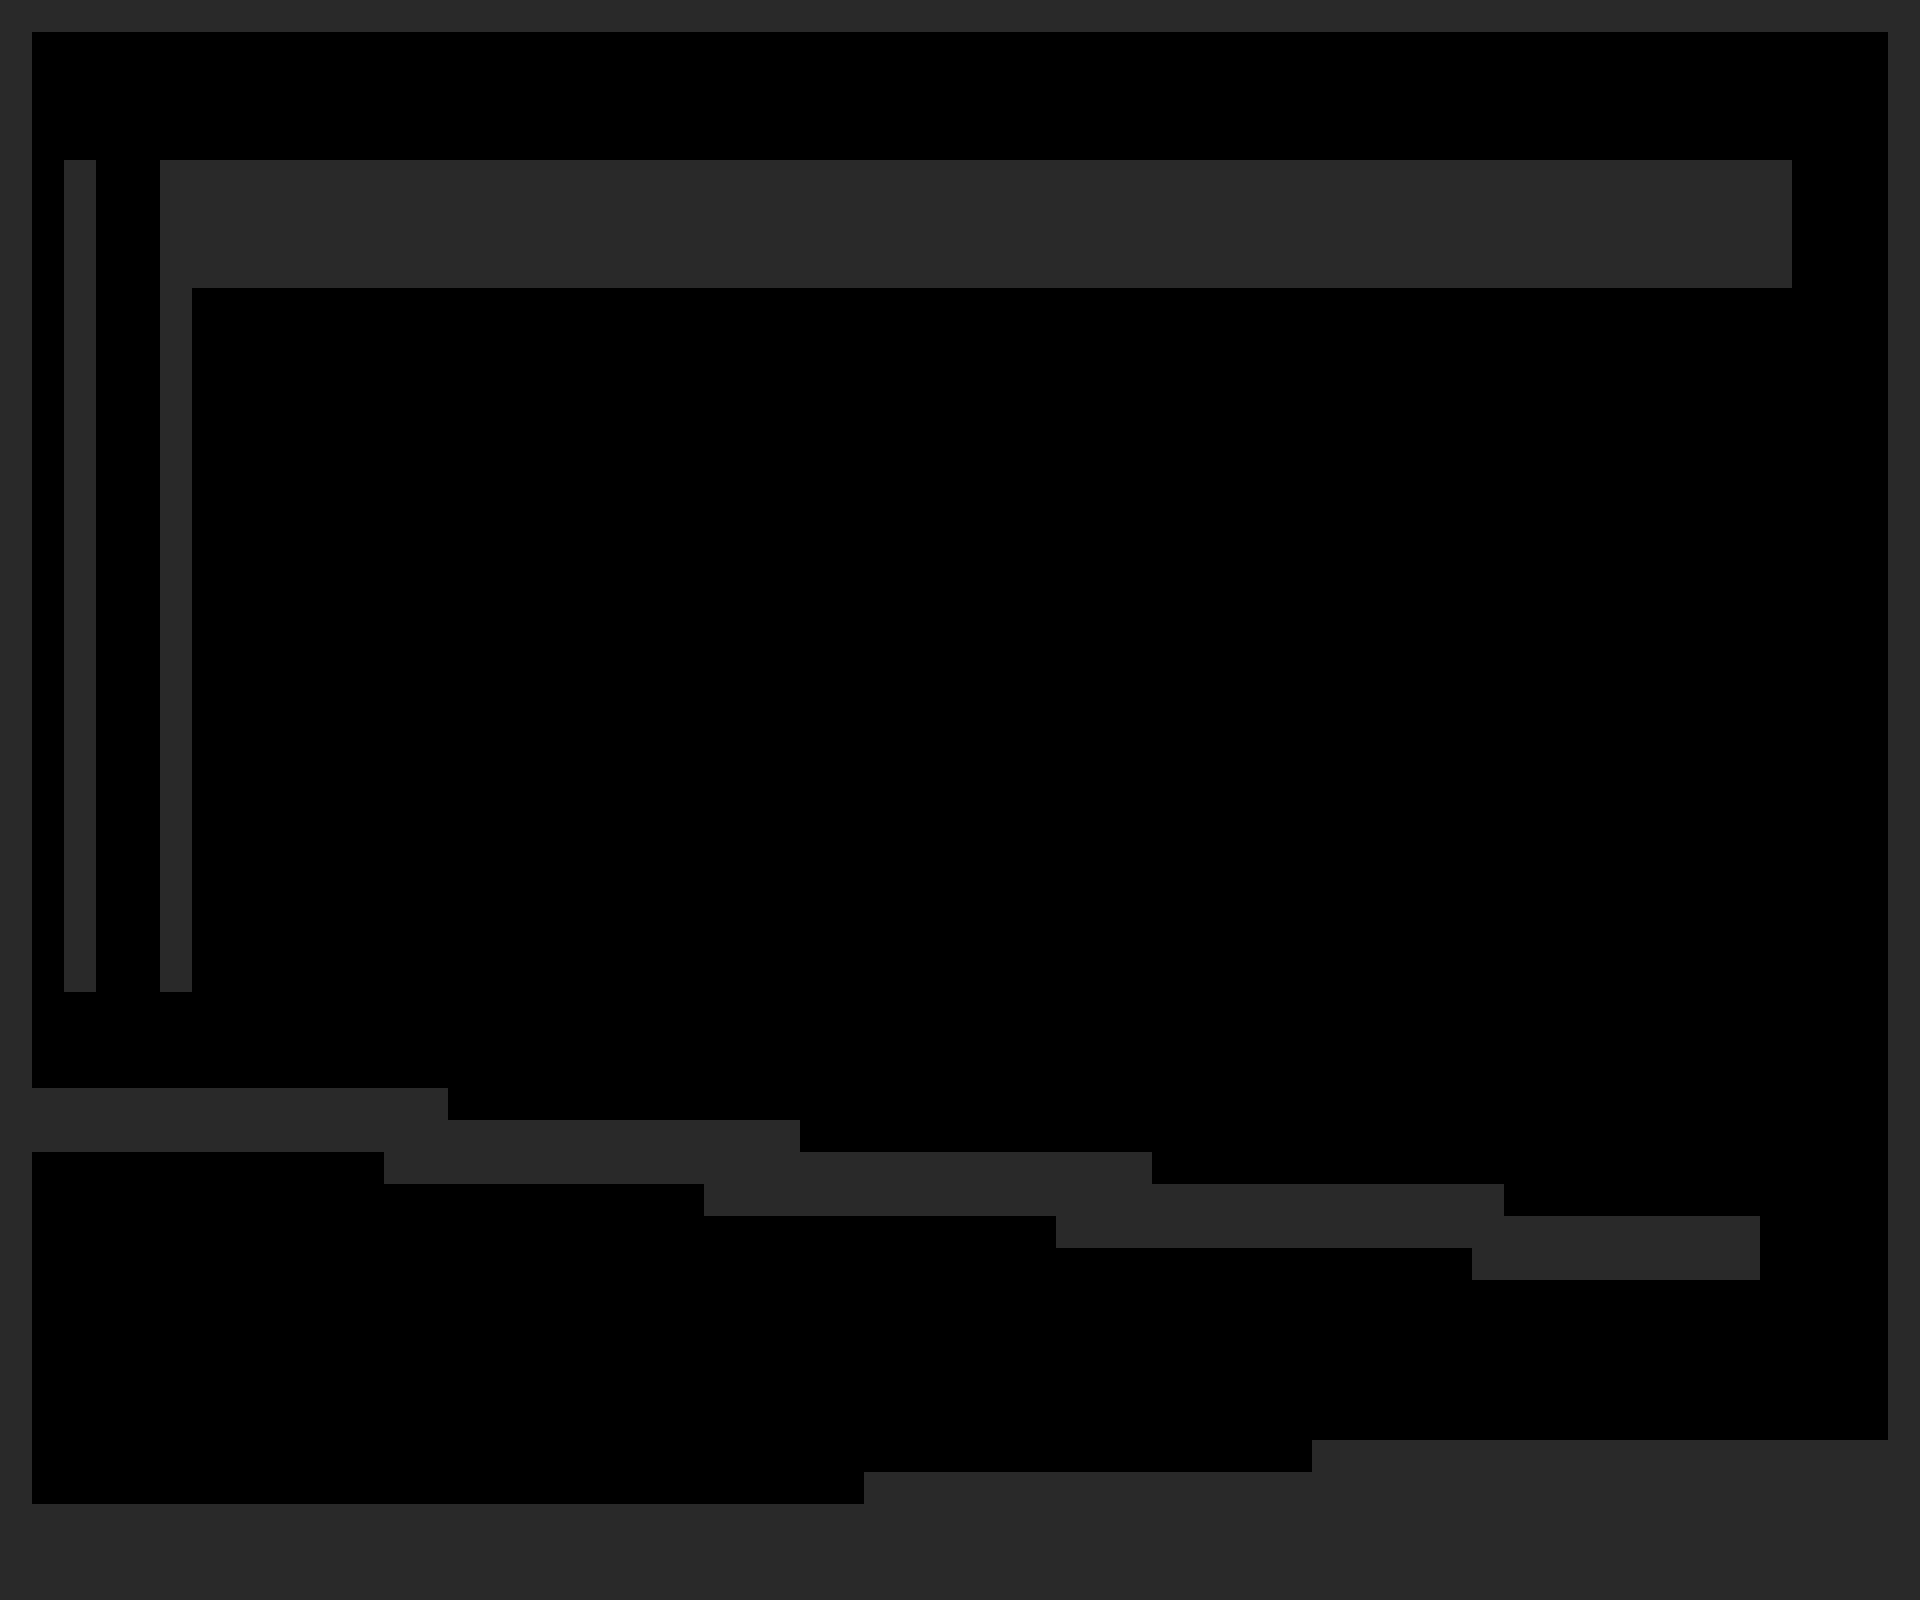

A level layout from a 2D game, rendered from its tile map. Below: a short description, then the map file with its tile-grid data intact:
An orthogonal 60x50 tile map with 32x32 px tiles, 1 tile layer (Tile Layer 1) and 17 objects.

<map version="1.5" tiledversion="1.7.2" orientation="orthogonal" renderorder="right-down" width="60" height="50" tilewidth="32" tileheight="32" infinite="0" nextlayerid="7" nextobjectid="41">
 <tileset firstgid="1" source="StaticTiles.tsx" />
 <layer id="1" name="Tile Layer 1" width="60" height="50" locked="1">
  <data encoding="csv">
1,1,1,1,1,1,1,1,1,1,1,1,1,1,1,1,1,1,1,1,1,1,1,1,1,1,1,1,1,1,1,1,1,1,1,1,1,1,1,1,1,1,1,1,1,1,1,1,1,1,1,1,1,1,1,1,1,1,1,1,
1,0,0,0,0,0,0,0,0,0,0,0,0,0,0,0,0,0,0,0,0,0,0,0,0,0,0,0,0,0,0,0,0,0,0,0,0,0,0,0,0,0,0,0,0,0,0,0,0,0,0,0,0,0,0,0,0,0,0,1,
1,0,0,0,0,0,0,0,0,0,0,0,0,0,0,0,0,0,0,0,0,0,0,0,0,0,0,0,0,0,0,0,0,0,0,0,0,0,0,0,0,0,0,0,0,0,0,0,0,0,0,0,0,0,0,0,0,0,0,1,
1,0,0,0,0,0,0,0,0,0,0,0,0,0,0,0,0,0,0,0,0,0,0,0,0,0,0,0,0,0,0,0,0,0,0,0,0,0,0,0,0,0,0,0,0,0,0,0,0,0,0,0,0,0,0,0,0,0,0,1,
1,0,0,0,0,0,0,0,0,0,0,0,0,0,0,0,0,0,0,0,0,0,0,0,0,0,0,0,0,0,0,0,0,0,0,0,0,0,0,0,0,0,0,0,0,0,0,0,0,0,0,0,0,0,0,0,0,0,0,1,
1,0,1,0,0,1,1,1,1,1,1,1,1,1,1,1,1,1,1,1,1,1,1,1,1,1,1,1,1,1,1,1,1,1,1,1,1,1,1,1,1,1,1,1,1,1,1,1,1,1,1,1,1,1,1,1,0,0,0,1,
1,0,1,0,0,1,1,1,1,1,1,1,1,1,1,1,1,1,1,1,1,1,1,1,1,1,1,1,1,1,1,1,1,1,1,1,1,1,1,1,1,1,1,1,1,1,1,1,1,1,1,1,1,1,1,1,0,0,0,1,
1,0,1,0,0,1,1,1,1,1,1,1,1,1,1,1,1,1,1,1,1,1,1,1,1,1,1,1,1,1,1,1,1,1,1,1,1,1,1,1,1,1,1,1,1,1,1,1,1,1,1,1,1,1,1,1,0,0,0,1,
1,0,1,0,0,1,1,1,1,1,1,1,1,1,1,1,1,1,1,1,1,1,1,1,1,1,1,1,1,1,1,1,1,1,1,1,1,1,1,1,1,1,1,1,1,1,1,1,1,1,1,1,1,1,1,1,0,0,0,1,
1,0,1,0,0,1,0,0,0,0,0,0,0,0,0,0,0,0,0,0,0,0,0,0,0,0,0,0,0,0,0,0,0,0,0,0,0,0,0,0,0,0,0,0,0,0,0,0,0,0,0,0,0,0,0,0,0,0,0,1,
1,0,1,0,0,1,0,0,0,0,0,0,0,0,0,0,0,0,0,0,0,0,0,0,0,0,0,0,0,0,0,0,0,0,0,0,0,0,0,0,0,0,0,0,0,0,0,0,0,0,0,0,0,0,0,0,0,0,0,1,
1,0,1,0,0,1,0,0,0,0,0,0,0,0,0,0,0,0,0,0,0,0,0,0,0,0,0,0,0,0,0,0,0,0,0,0,0,0,0,0,0,0,0,0,0,0,0,0,0,0,0,0,0,0,0,0,0,0,0,1,
1,0,1,0,0,1,0,0,0,0,0,0,0,0,0,0,0,0,0,0,0,0,0,0,0,0,0,0,0,0,0,0,0,0,0,0,0,0,0,0,0,0,0,0,0,0,0,0,0,0,0,0,0,0,0,0,0,0,0,1,
1,0,1,0,0,1,0,0,0,0,0,0,0,0,0,0,0,0,0,0,0,0,0,0,0,0,0,0,0,0,0,0,0,0,0,0,0,0,0,0,0,0,0,0,0,0,0,0,0,0,0,0,0,0,0,0,0,0,0,1,
1,0,1,0,0,1,0,0,0,0,0,0,0,0,0,0,0,0,0,0,0,0,0,0,0,0,0,0,0,0,0,0,0,0,0,0,0,0,0,0,0,0,0,0,0,0,0,0,0,0,0,0,0,0,0,0,0,0,0,1,
1,0,1,0,0,1,0,0,0,0,0,0,0,0,0,0,0,0,0,0,0,0,0,0,0,0,0,0,0,0,0,0,0,0,0,0,0,0,0,0,0,0,0,0,0,0,0,0,0,0,0,0,0,0,0,0,0,0,0,1,
1,0,1,0,0,1,0,0,0,0,0,0,0,0,0,0,0,0,0,0,0,0,0,0,0,0,0,0,0,0,0,0,0,0,0,0,0,0,0,0,0,0,0,0,0,0,0,0,0,0,0,0,0,0,0,0,0,0,0,1,
1,0,1,0,0,1,0,0,0,0,0,0,0,0,0,0,0,0,0,0,0,0,0,0,0,0,0,0,0,0,0,0,0,0,0,0,0,0,0,0,0,0,0,0,0,0,0,0,0,0,0,0,0,0,0,0,0,0,0,1,
1,0,1,0,0,1,0,0,0,0,0,0,0,0,0,0,0,0,0,0,0,0,0,0,0,0,0,0,0,0,0,0,0,0,0,0,0,0,0,0,0,0,0,0,0,0,0,0,0,0,0,0,0,0,0,0,0,0,0,1,
1,0,1,0,0,1,0,0,0,0,0,0,0,0,0,0,0,0,0,0,0,0,0,0,0,0,0,0,0,0,0,0,0,0,0,0,0,0,0,0,0,0,0,0,0,0,0,0,0,0,0,0,0,0,0,0,0,0,0,1,
1,0,1,0,0,1,0,0,0,0,0,0,0,0,0,0,0,0,0,0,0,0,0,0,0,0,0,0,0,0,0,0,0,0,0,0,0,0,0,0,0,0,0,0,0,0,0,0,0,0,0,0,0,0,0,0,0,0,0,1,
1,0,1,0,0,1,0,0,0,0,0,0,0,0,0,0,0,0,0,0,0,0,0,0,0,0,0,0,0,0,0,0,0,0,0,0,0,0,0,0,0,0,0,0,0,0,0,0,0,0,0,0,0,0,0,0,0,0,0,1,
1,0,1,0,0,1,0,0,0,0,0,0,0,0,0,0,0,0,0,0,0,0,0,0,0,0,0,0,0,0,0,0,0,0,0,0,0,0,0,0,0,0,0,0,0,0,0,0,0,0,0,0,0,0,0,0,0,0,0,1,
1,0,1,0,0,1,0,0,0,0,0,0,0,0,0,0,0,0,0,0,0,0,0,0,0,0,0,0,0,0,0,0,0,0,0,0,0,0,0,0,0,0,0,0,0,0,0,0,0,0,0,0,0,0,0,0,0,0,0,1,
1,0,1,0,0,1,0,0,0,0,0,0,0,0,0,0,0,0,0,0,0,0,0,0,0,0,0,0,0,0,0,0,0,0,0,0,0,0,0,0,0,0,0,0,0,0,0,0,0,0,0,0,0,0,0,0,0,0,0,1,
1,0,1,0,0,1,0,0,0,0,0,0,0,0,0,0,0,0,0,0,0,0,0,0,0,0,0,0,0,0,0,0,0,0,0,0,0,0,0,0,0,0,0,0,0,0,0,0,0,0,0,0,0,0,0,0,0,0,0,1,
1,0,1,0,0,1,0,0,0,0,0,0,0,0,0,0,0,0,0,0,0,0,0,0,0,0,0,0,0,0,0,0,0,0,0,0,0,0,0,0,0,0,0,0,0,0,0,0,0,0,0,0,0,0,0,0,0,0,0,1,
1,0,1,0,0,1,0,0,0,0,0,0,0,0,0,0,0,0,0,0,0,0,0,0,0,0,0,0,0,0,0,0,0,0,0,0,0,0,0,0,0,0,0,0,0,0,0,0,0,0,0,0,0,0,0,0,0,0,0,1,
1,0,1,0,0,1,0,0,0,0,0,0,0,0,0,0,0,0,0,0,0,0,0,0,0,0,0,0,0,0,0,0,0,0,0,0,0,0,0,0,0,0,0,0,0,0,0,0,0,0,0,0,0,0,0,0,0,0,0,1,
1,0,1,0,0,1,0,0,0,0,0,0,0,0,0,0,0,0,0,0,0,0,0,0,0,0,0,0,0,0,0,0,0,0,0,0,0,0,0,0,0,0,0,0,0,0,0,0,0,0,0,0,0,0,0,0,0,0,0,1,
1,0,1,0,0,1,0,0,0,0,0,0,0,0,0,0,0,0,0,0,0,0,0,0,0,0,0,0,0,0,0,0,0,0,0,0,0,0,0,0,0,0,0,0,0,0,0,0,0,0,0,0,0,0,0,0,0,0,0,1,
1,0,0,0,0,0,0,0,0,0,0,0,0,0,0,0,0,0,0,0,0,0,0,0,0,0,0,0,0,0,0,0,0,0,0,0,0,0,0,0,0,0,0,0,0,0,0,0,0,0,0,0,0,0,0,0,0,0,0,1,
1,0,0,0,0,0,0,0,0,0,0,0,0,0,0,0,0,0,0,0,0,0,0,0,0,0,0,0,0,0,0,0,0,0,0,0,0,0,0,0,0,0,0,0,0,0,0,0,0,0,0,0,0,0,0,0,0,0,0,1,
1,0,0,0,0,0,0,0,0,0,0,0,0,0,0,0,0,0,0,0,0,0,0,0,0,0,0,0,0,0,0,0,0,0,0,0,0,0,0,0,0,0,0,0,0,0,0,0,0,0,0,0,0,0,0,0,0,0,0,1,
1,1,1,1,1,1,1,1,1,1,1,1,1,1,0,0,0,0,0,0,0,0,0,0,0,0,0,0,0,0,0,0,0,0,0,0,0,0,0,0,0,0,0,0,0,0,0,0,0,0,0,0,0,0,0,0,0,0,0,1,
1,1,1,1,1,1,1,1,1,1,1,1,1,1,1,1,1,1,1,1,1,1,1,1,1,0,0,0,0,0,0,0,0,0,0,0,0,0,0,0,0,0,0,0,0,0,0,0,0,0,0,0,0,0,0,0,0,0,0,1,
1,0,0,0,0,0,0,0,0,0,0,0,1,1,1,1,1,1,1,1,1,1,1,1,1,1,1,1,1,1,1,1,1,1,1,1,0,0,0,0,0,0,0,0,0,0,0,0,0,0,0,0,0,0,0,0,0,0,0,1,
1,0,0,0,0,0,0,0,0,0,0,0,0,0,0,0,0,0,0,0,0,0,1,1,1,1,1,1,1,1,1,1,1,1,1,1,1,1,1,1,1,1,1,1,1,1,1,0,0,0,0,0,0,0,0,0,0,0,0,1,
1,0,0,0,0,0,0,0,0,0,0,0,0,0,0,0,0,0,0,0,0,0,0,0,0,0,0,0,0,0,0,0,0,1,1,1,1,1,1,1,1,1,1,1,1,1,1,1,1,1,1,1,1,1,1,0,0,0,0,1,
1,0,0,0,0,0,0,0,0,0,0,0,0,0,0,0,0,0,0,0,0,0,0,0,0,0,0,0,0,0,0,0,0,0,0,0,0,0,0,0,0,0,0,0,0,0,1,1,1,1,1,1,1,1,1,0,0,0,0,1,
1,0,0,0,0,0,0,0,0,0,0,0,0,0,0,0,0,0,0,0,0,0,0,0,0,0,0,0,0,0,0,0,0,0,0,0,0,0,0,0,0,0,0,0,0,0,0,0,0,0,0,0,0,0,0,0,0,0,0,1,
1,0,0,0,0,0,0,0,0,0,0,0,0,0,0,0,0,0,0,0,0,0,0,0,0,0,0,0,0,0,0,0,0,0,0,0,0,0,0,0,0,0,0,0,0,0,0,0,0,0,0,0,0,0,0,0,0,0,0,1,
1,0,0,0,0,0,0,0,0,0,0,0,0,0,0,0,0,0,0,0,0,0,0,0,0,0,0,0,0,0,0,0,0,0,0,0,0,0,0,0,0,0,0,0,0,0,0,0,0,0,0,0,0,0,0,0,0,0,0,1,
1,0,0,0,0,0,0,0,0,0,0,0,0,0,0,0,0,0,0,0,0,0,0,0,0,0,0,0,0,0,0,0,0,0,0,0,0,0,0,0,0,0,0,0,0,0,0,0,0,0,0,0,0,0,0,0,0,0,0,1,
1,0,0,0,0,0,0,0,0,0,0,0,0,0,0,0,0,0,0,0,0,0,0,0,0,0,0,0,0,0,0,0,0,0,0,0,0,0,0,0,0,0,0,0,0,0,0,0,0,0,0,0,0,0,0,0,0,0,0,1,
1,0,0,0,0,0,0,0,0,0,0,0,0,0,0,0,0,0,0,0,0,0,0,0,0,0,0,0,0,0,0,0,0,0,0,0,0,0,0,0,0,1,1,1,1,1,1,1,1,1,1,1,1,1,1,1,1,1,1,1,
1,0,0,0,0,0,0,0,0,0,0,0,0,0,0,0,0,0,0,0,0,0,0,0,0,0,0,1,1,1,1,1,1,1,1,1,1,1,1,1,1,1,1,1,1,1,1,1,1,1,1,1,1,1,1,1,1,1,1,1,
1,1,1,1,1,1,1,1,1,1,1,1,1,1,1,1,1,1,1,1,1,1,1,1,1,1,1,1,1,1,1,1,1,1,1,1,1,1,1,1,1,1,1,1,1,1,1,1,1,1,1,1,1,1,1,1,1,1,1,1,
1,1,1,1,1,1,1,1,1,1,1,1,1,1,1,1,1,1,1,1,1,1,1,1,1,1,1,1,1,1,1,1,1,1,1,1,1,1,1,1,1,1,1,1,1,1,1,1,1,1,1,1,1,1,1,1,1,1,1,1,
1,1,1,1,1,1,1,1,1,1,1,1,1,1,1,1,1,1,1,1,1,1,1,1,1,1,1,1,1,1,1,1,1,1,1,1,1,1,1,1,1,1,1,1,1,1,1,1,1,1,1,1,1,1,1,1,1,1,1,1
</data>
 </layer>
 <objectgroup id="6" name="Saw">
  <object id="39" x="1023.75" y="1151.75">
   <point />
  </object>
  <object id="40" x="959.667" y="1152.17">
   <point />
  </object>
 </objectgroup>
 <objectgroup id="3" name="StaticColliders" locked="1">
  <object id="18" x="0.0625" y="-0.0625" width="32" height="1600" />
  <object id="19" x="32.0625" y="1503.94" width="1856" height="96" />
  <object id="20" x="1888.06" y="-0.0625" width="32" height="1600" />
  <object id="21" x="32.0625" y="-0.0625" width="1856" height="32" />
  <object id="22" x="864.063" y="1471.94" width="1024" height="32" />
  <object id="23" x="1312.06" y="1439.94" width="576" height="32" />
  <object id="24" x="1472.06" y="1215.94" width="288" height="64" />
  <object id="25" x="1056.06" y="1183.94" width="448" height="64" />
  <object id="26" x="704.063" y="1151.94" width="448" height="64" />
  <object id="27" x="384.063" y="1119.94" width="416" height="64" />
  <object id="28" x="32.0625" y="1087.94" width="416" height="64" />
  <object id="29" x="160.063" y="159.938" width="1632" height="128" />
  <object id="30" x="160.063" y="287.938" width="32" height="704" />
  <object id="33" x="64.0625" y="159.938" width="32" height="832" />
 </objectgroup>
 <objectgroup id="4" name="Checkpoints" locked="1" tintcolor="#00ff05">
  <object id="32" x="1632" y="1280" width="32" height="160" />
 </objectgroup>
</map>